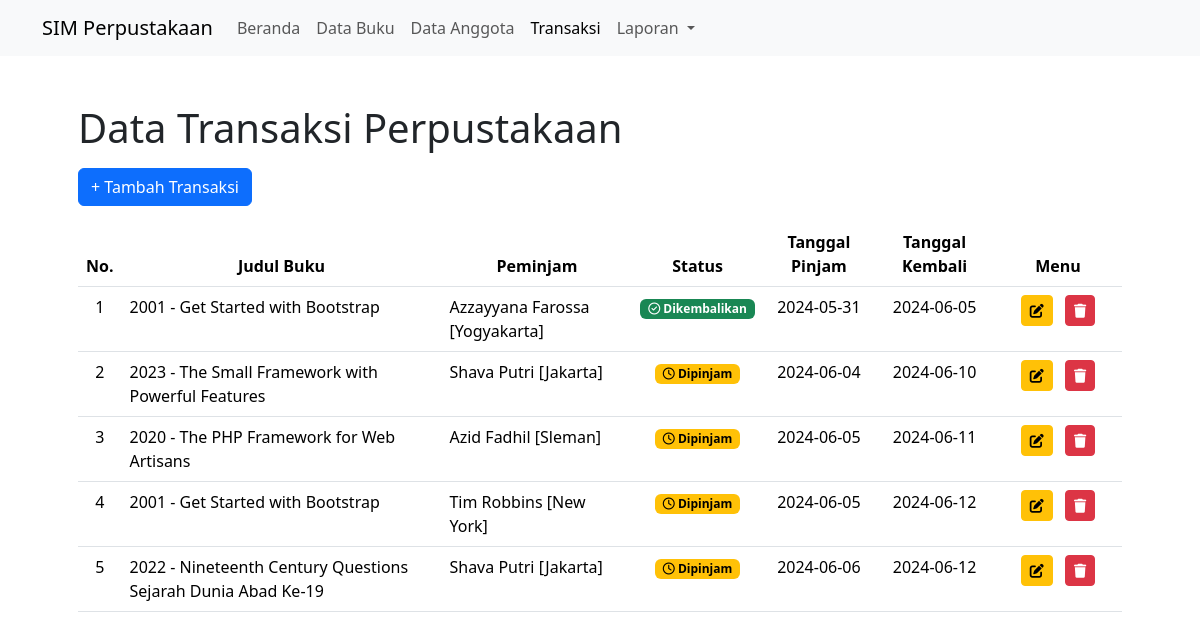
Screenshot of /views/transaksi.php with the database file from the repository.
### tables this page shows
CREATE TABLE IF NOT EXISTS `tb_transaksi` (
  `id` int NOT NULL AUTO_INCREMENT,
  `buku_id` int DEFAULT NULL,
  `anggota_id` int DEFAULT NULL,
  `status` enum('1','2','3') DEFAULT '1',
  `tgl_pinjam` date DEFAULT NULL,
  `tgl_kembali` date DEFAULT NULL,
  PRIMARY KEY (`id`),
  KEY `FK_tb_transaksi_tb_buku` (`buku_id`)
);

CREATE TABLE IF NOT EXISTS `tb_buku` (
  `id` int NOT NULL AUTO_INCREMENT,
  `judul_buku` varchar(100) NOT NULL DEFAULT '0',
  `tahun` year NOT NULL DEFAULT '2000',
  `pengarang` varchar(50) NOT NULL DEFAULT '0',
  `penerbit` varchar(50) NOT NULL DEFAULT '0',
  PRIMARY KEY (`id`)
);

CREATE TABLE IF NOT EXISTS `tb_anggota` (
  `id` int NOT NULL AUTO_INCREMENT,
  `nama_anggota` varchar(50) NOT NULL DEFAULT '0',
  `alamat` varchar(200) NOT NULL DEFAULT '0',
  `email` varchar(65) NOT NULL DEFAULT '0',
  `no_telp` varchar(20) NOT NULL DEFAULT '0',
  `jenis_kelamin` enum('L','P') DEFAULT NULL,
  PRIMARY KEY (`id`)
);

### views/transaksi.php (the view, shortened to what this page needs)
<?php
  require_once('../backend/connect.php');
  include '../layouts/header.php';
  include '../layouts/navbar.php';
?>
<div class="container my-5 px-5">
  <h1>Data Transaksi Perpustakaan</h1>
  <div class="my-3">
    <button type="button" class="btn btn-primary" data-bs-toggle="modal" data-bs-target="#tambahTransaksi">
      + Tambah Transaksi
    </button>
  </div>
  <div class="table-responsive">
    <table class="table table-hover">
      <thead>
        <tr class="text-center">
          <th>No.</th>
          <th>Judul Buku</th>
          <th>Peminjam</th>
          <th>Status</th>
          <th>Tanggal Pinjam</th>
          <th>Tanggal Kembali</th>
          <th style="width: 8em;">Menu</th>
        </tr>
      </thead>
      <tbody>
        <?php
        $sql = "SELECT
                  t.id, b.judul_buku, b.tahun, a.nama_anggota, a.alamat, t.status, t.tgl_pinjam, t.tgl_kembali
                FROM tb_transaksi AS t
                INNER JOIN tb_buku AS b
                  ON t.buku_id = b.id
                INNER JOIN tb_anggota AS a
                  ON t.anggota_id = a.id
                ORDER BY t.tgl_kembali";
        $transaksi = mysqli_query($conn, $sql);
        $no = 1;
        if(mysqli_num_rows($transaksi) < 1) { ?>
        <tr>
          <td colspan="7" class="text-center">
            <i>Belum ada data</i>
          </td>
        </tr>
        <?php } else {
        foreach ($transaksi as $t) { ?>
        <tr>
          <td class="text-center"><?= $no ?></td>
          <td><?= $t['tahun'] . " - " . $t['judul_buku'] ?></td>
          <td><?= $t['nama_anggota'] . " [" . $t['alamat'] . "]"?></td>
          <td class="text-center">
            <?php if($t['status'] == '1') { ?>
            <span class="badge text-bg-warning">
              <i class="fa-regular fa-clock"></i> Dipinjam
            </span>
            <?php } else if($t['status'] == '2') { ?>
            <span class="badge text-bg-success">
              <i class="fa-regular fa-circle-check"></i> Dikembalikan
            </span>
            <?php } else { ?>
            <span class="badge text-bg-danger">
              <i class="fa-solid fa-triangle-exclamation"></i> Terlambat
            </span>
            <?php } ?>
          </td>
          <td class="text-center"><?= $t['tgl_pinjam'] ?></td>
          <td class="text-center"><?= $t['tgl_kembali'] ?></td>
          <td class="text-center">
            <a href="../views/edit-transaksi.php?id=<?= $t['id'] ?>" class="btn btn-sm btn-warning mx-1" title="Edit Data">
              <i class="fa-solid fa-pen-to-square"></i>
            </a>
            <a href="#" class="btn btn-sm btn-danger mx-1" title="Hapus Data">
              <i class="fa-solid fa-trash"></i>
            </a>
          </td>
        </tr>
        <?php $no++; }} ?>
      </tbody>
    </table>
  </div>
  <div class="toast-container position-fixed top-0 end-0 p-3">
  </div>
  <div class="toast-container position-fixed top-0 end-0 p-3">
  </div>
  <div class="toast-container position-fixed top-0 end-0 p-3">
  </div>
  <div class="toast-container position-fixed top-0 end-0 p-3">
  </div>
  <div class="toast-container position-fixed top-0 end-0 p-3">
  </div>
  <div class="toast-container position-fixed top-0 end-0 p-3">
  </div>
</div>
<?php include '../layouts/footer.php' ?>

### layouts/header.php (shortened to what this page needs)
<!DOCTYPE html>
<html lang="en">
<head>
  <link rel="stylesheet" href="../assets/css/bootstrap.min.css"/>
  <link rel="stylesheet" href="https://cdnjs.cloudflare.com/ajax/libs/font-awesome/6.5.2/css/all.min.css" />
</head>
<body>

### layouts/navbar.php (shortened to what this page needs)
<nav class="navbar navbar-expand-lg bg-body-tertiary sticky-top">
  <div class="container">
    <a class="navbar-brand" href="#">SIM Perpustakaan</a>
    <div class="collapse navbar-collapse" id="navbarNavDropdown">
      <ul class="navbar-nav">
        <li class="nav-item">
          <a class="nav-link <?php if(strpos($_SERVER['REQUEST_URI'], "beranda") !== false) { echo "active"; } ?>" href="../views/beranda.php">Beranda</a>
        </li>
        <li class="nav-item">
          <a class="nav-link <?php if(strpos($_SERVER['REQUEST_URI'], "buku") !== false) { echo "active"; } ?>" href="../views/data-buku.php">Data Buku</a>
        </li>
        <li class="nav-item">
          <a class="nav-link <?php if(strpos($_SERVER['REQUEST_URI'], "anggota") !== false) { echo "active"; } ?>" href="../views/data-anggota.php">Data Anggota</a>
        </li>
        <li class="nav-item">
          <a class="nav-link <?php if(strpos($_SERVER['REQUEST_URI'], "transaksi") !== false) { echo "active"; } ?>" href="../views/transaksi.php">Transaksi</a>
        </li>
        <li class="nav-item dropdown">
          <a class="nav-link dropdown-toggle" href="#" role="button" data-bs-toggle="dropdown" aria-expanded="false">
            Laporan
          </a>
        </li>
      </ul>
    </div>
  </div>
</nav>

### layouts/footer.php (shortened to what this page needs)
</body>
</html>

### rows the page displays
tb_transaksi: buku.tahun "2001", buku.judul_buku "Get Started with Bootstrap", anggota.nama_anggota "Azzayyana Farossa", anggota.alamat "Yogyakarta", status "2" (drawn), tgl_pinjam "2024-05-31", tgl_kembali "2024-06-05"
tb_transaksi: buku.tahun "2023", buku.judul_buku "The Small Framework with Powerful Features", anggota.nama_anggota "Shava Putri", anggota.alamat "Jakarta", status "1" (drawn), tgl_pinjam "2024-06-04", tgl_kembali "2024-06-10"
tb_transaksi: buku.tahun "2020", buku.judul_buku "The PHP Framework for Web Artisans", anggota.nama_anggota "Azid Fadhil", anggota.alamat "Sleman", status "1" (drawn), tgl_pinjam "2024-06-05", tgl_kembali "2024-06-11"
tb_transaksi: buku.tahun "2001", buku.judul_buku "Get Started with Bootstrap", anggota.nama_anggota "Tim Robbins", anggota.alamat "New York", status "1" (drawn), tgl_pinjam "2024-06-05", tgl_kembali "2024-06-12"
tb_transaksi: buku.tahun "2022", buku.judul_buku "Nineteenth Century Questions Sejarah Dunia Abad Ke-19", anggota.nama_anggota "Shava Putri", anggota.alamat "Jakarta", status "1" (drawn), tgl_pinjam "2024-06-06", tgl_kembali "2024-06-12"
